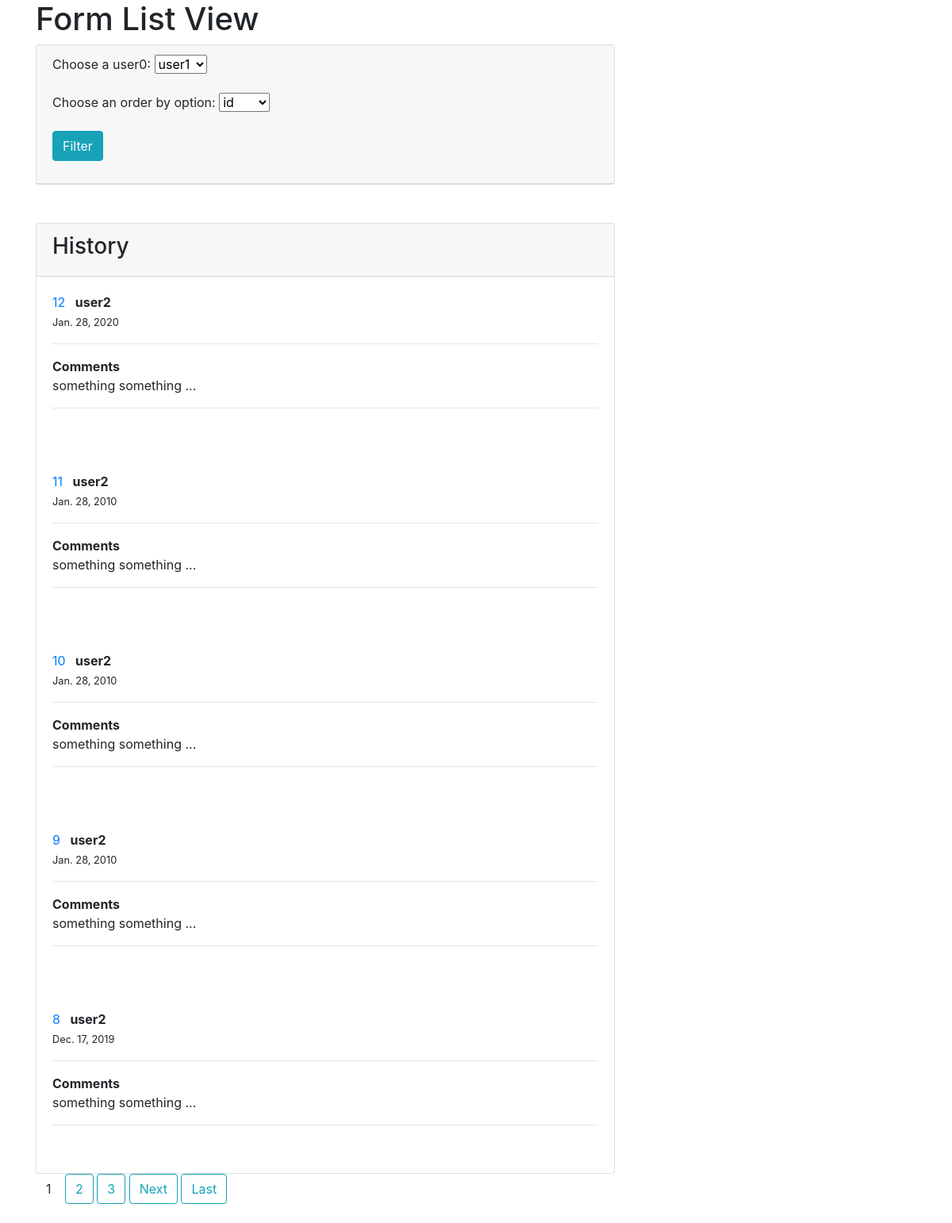
The app's page /, older data.
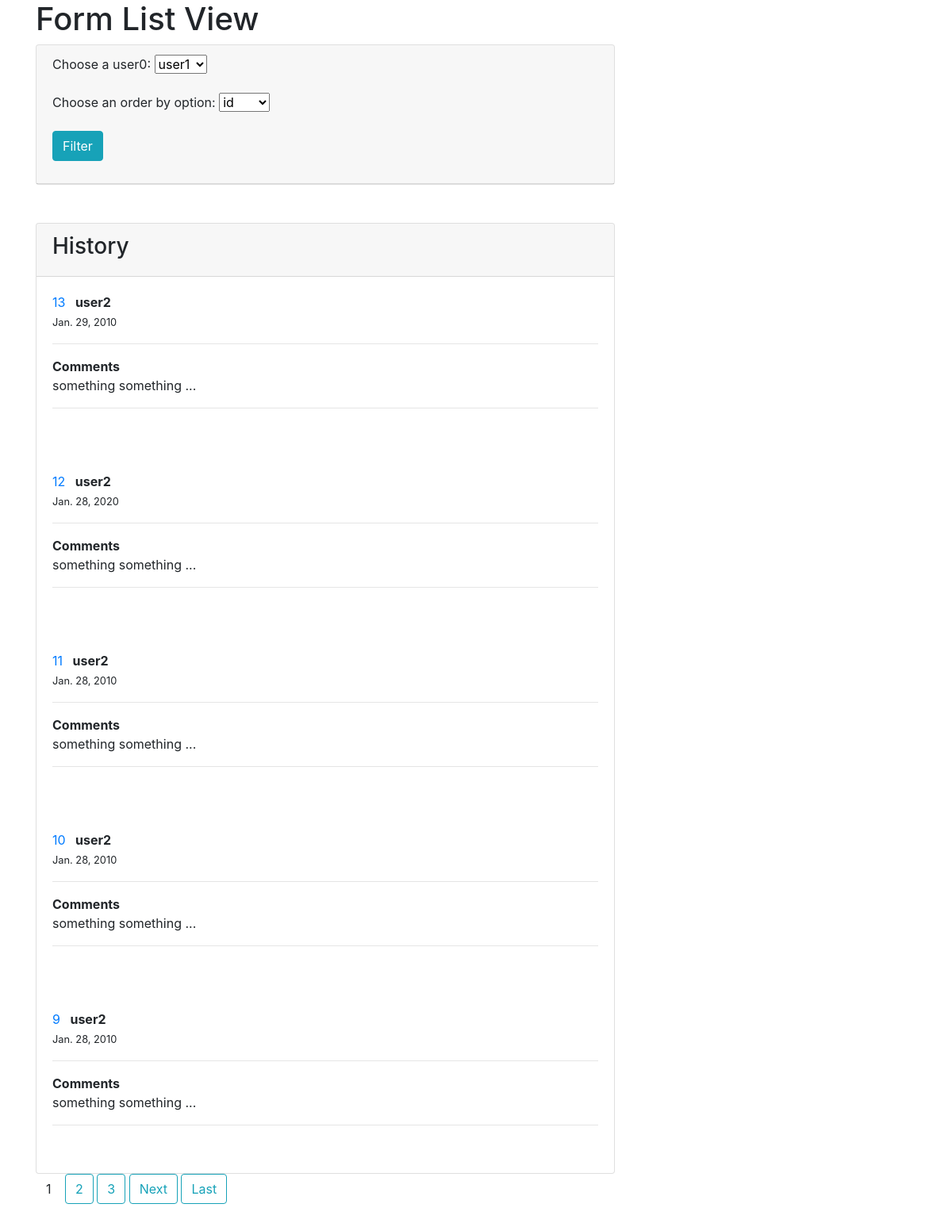
The same page, newer data.
### pagination/models.py (models this page shows)
class ToDoList(models.Model):
    name = models.CharField(max_length=50, blank=True, choices = [('user1', 'user1'), ('user2', 'user2')])
    text = models.TextField(blank=True, default="something something ...")
    due_date = models.DateField(default = datetime.date.today)

### pagination/views.py (the view)
# urls.py: path('', views.FormListView.as_view(), name='listview'),
class FormListView(ListView):
    model = models.ToDoList
    paginate_by = 5  # if pagination is desired
    template_name = 'pagination/listview.html'
    context_object_name = 'forms'
    def get_context_data(self, **kwargs):
        context = super().get_context_data(**kwargs)
        context['title'] = 'Form List View'
        context['filter_form'] = forms.FilterListView(self.request.GET)
        get_copy = self.request.GET.copy()
        if get_copy.get('page'):
            get_copy.pop('page')
        context['get_copy'] = get_copy
        return context
    def get_queryset(self):
        queryset = models.ToDoList.objects.all().order_by('-id')
        name = self.request.GET.get('name')
        if name:
            queryset = queryset.filter(name=name)
        order_by = self.request.GET.get('order_by')
        if order_by:
            queryset = queryset.order_by(order_by)
        print(queryset)
        return queryset

### pagination/forms.py
class FilterListView(forms.Form):
    name = forms.ChoiceField(choices = [('user1', 'user1'), ('user2', 'user2')], label = 'Choose a user0', required=False)
    order_by = forms.ChoiceField(choices = [('id', 'id'), ('name', 'name')], label = 'Choose an order by option', required=False)

### pagination/templates/pagination/listview.html (shortened to what this page needs)
{% extends "pagination/base.html" %}
{% block content %}
<div class = "card mb-4">
    <div class = "card-header">
        <form action="{% url 'listview' %}" method="GET">
            {{ filter_form.as_p }}
            <div class="form-group">
                <button class="btn btn-info" type="submit">Filter</button>
            </div>
        </form>
    </div>
</div>
<br>
<div class="card">
    <div class="card-header">
        <h3>History</h3>
    </div>
        {% for post in forms %}
        <div class="card-body mb-4">
        <article class="media article-section">
            <div class="media-body">
                <div class="article-metadata">
                    <a class="mr-2" href="#">{{ post.id }}</a> <b>{{ post.name }} </b>
                </div>
                <small>{{ post.due_date }}</small>
                <hr>
                <b>Comments</b>
                <p>{{ post.text }}</p>
                <hr>
            </div>
        </article>
        </div>
        {% endfor %}
</div>
  {% if is_paginated %}
    {% for num in page_obj.paginator.page_range %}
      {% if page_obj.number == num %}
        <a class="btn success mb-4" href="?page={{ num }}&{{ get_copy.urlencode }}">{{ num }}</a>
      {% elif num > page_obj.number|add:'-3' and num < page_obj.number|add:'3' %}
        <a class="btn btn-outline-info mb-4" href="?page={{ num }}&{{ get_copy.urlencode }}">{{ num }}</a>
      {% endif %}
    {% endfor %}
    {% if page_obj.has_next %}
      <a class="btn btn-outline-info mb-4" href="?page={{ page_obj.next_page_number }}&{{ get_copy.urlencode }}">Next</a>
      <a class="btn btn-outline-info mb-4" href="?page={{ page_obj.paginator.num_pages }}&{{ get_copy.urlencode }}">Last</a>
    {% endif %}
  {% endif %}
{% endblock content %}

### pagination/templates/pagination/base.html (shortened to what this page needs)
<!DOCTYPE html>
<html class="h-100">
<head>
  <link href="https://stackpath.bootstrapcdn.com/bootstrap/4.3.1/css/bootstrap.min.css" rel="stylesheet"
>
</head>
<body>
  <main role="main" class="container">
    <h1> {{ title }} </h1>
    <div class="row">
      <div class="col-md-8">
        {% block content %}
        {% endblock content %}
      </div>
    </div>
  </main>
</body>
</html>

Row changes from the older to the newer data that the page shows:
no longer on this page (row unchanged): ToDoList: id "8", name "user2", due_date "Dec. 17, 2019", text "something something ..."
added ToDoList: id "13", name "user2", due_date "Jan. 29, 2010", text "something something ..."
